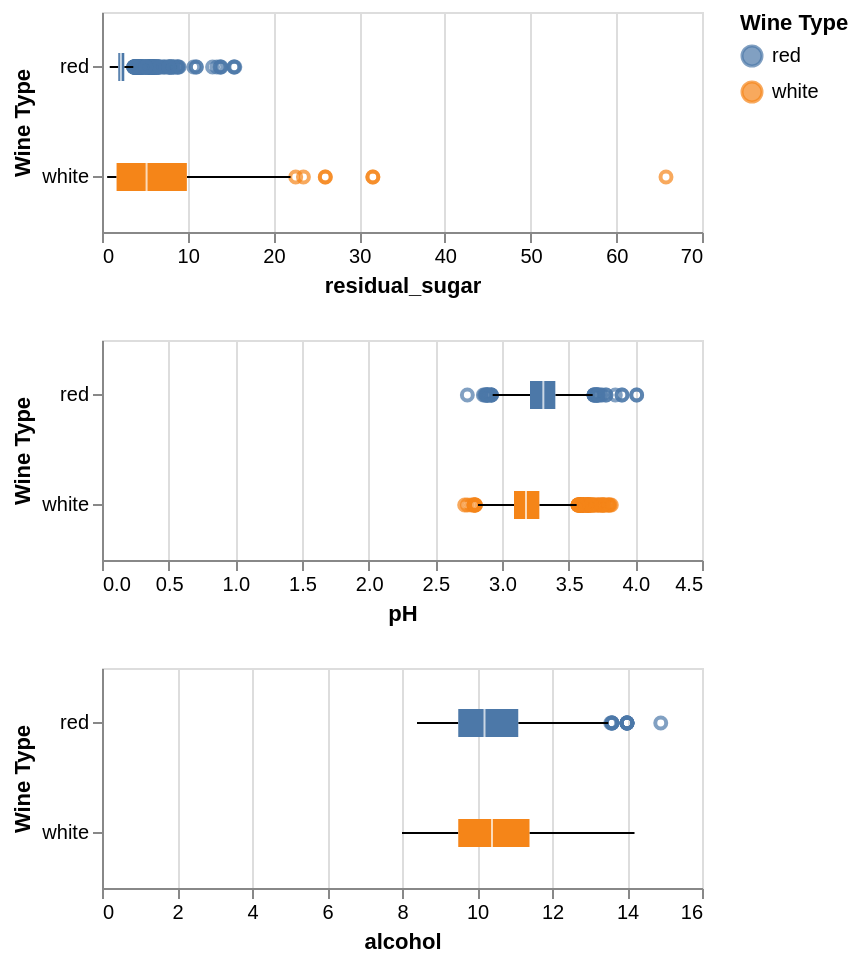

Write notebook code for a chart like this one.
### Code cell
boxplot_col = ["residual_sugar", "pH", "alcohol"]

boxplots = alt.Chart(df_eda).mark_boxplot().encode(
    alt.X(alt.repeat("row"), type="quantitative"),
    alt.Y("wine_type:N", title="Wine Type"),
    alt.Color("wine_type:N", title="Wine Type")
).properties(
    width=300,
    height=110
).repeat(
    row=boxplot_col
)
boxplots

### Figure 1 — Vega specification as saved in the notebook (floating-point values rounded to 4 significant figures; data arrays with more than 128 entries replaced by an {"elided": "..."} marker saying what was removed)
{"$schema": "https://vega.github.io/schema/vega/v5.json", "data": [{"name": "source_0"}, {"name": "data_0"}, {"name": "data_1", "values": {"elided": "162 records"}}, {"name": "data_2"}, {"name": "data_3", "values": [{"lower_box_residual_sugar": 1.9, "lower_whisker_residual_sugar": 0.9, "upper_whisker_residual_sugar": 3.65, "wine_type": "red"}, {"lower_box_residual_sugar": 1.7, "lower_whisker_residual_sugar": 0.6, "upper_whisker_residual_sugar": 22.0, "wine_type": "white"}]}, {"name": "data_4", "values": [{"lower_whisker_residual_sugar": 0.9, "upper_box_residual_sugar": 2.6, "upper_whisker_residual_sugar": 3.65, "wine_type": "red"}, {"lower_whisker_residual_sugar": 0.6, "upper_box_residual_sugar": 9.9, "upper_whisker_residual_sugar": 22.0, "wine_type": "white"}]}, {"name": "data_5"}, {"name": "data_6", "values": [{"pH": 3.9, "wine_type": "red"}, {"pH": 3.75, "wine_type": "red"}, {"pH": 3.85, "wine_type": "red"}, {"pH": 2.74, "wine_type": "red"}, {"pH": 3.69, "wine_type": "red"}, {"pH": 3.69, "wine_type": "red"}, {"pH": 2.88, "wine_type": "red"}, {"pH": 2.86, "wine_type": "red"}, {"pH": 3.74, "wine_type": "red"}, {"pH": 2.92, "wine_type": "red"}, {"pH": 2.92, "wine_type": "red"}, {"pH": 2.92, "wine_type": "red"}, {"pH": 3.72, "wine_type": "red"}, {"pH": 2.87, "wine_type": "red"}, {"pH": 2.89, "wine_type": "red"}, {"pH": 2.89, "wine_type": "red"}, {"pH": 2.92, "wine_type": "red"}, {"pH": 3.9, "wine_type": "red"}, {"pH": 3.71, "wine_type": "red"}, {"pH": 3.69, "wine_type": "red"}, {"pH": 3.69, "wine_type": "red"}, {"pH": 3.71, "wine_type": "red"}, {"pH": 3.71, "wine_type": "red"}, {"pH": 2.89, "wine_type": "red"}, {"pH": 2.89, "wine_type": "red"}, {"pH": 3.78, "wine_type": "red"}, {"pH": 3.7, "wine_type": "red"}, {"pH": 3.78, "wine_type": "red"}, {"pH": 4.01, "wine_type": "red"}, {"pH": 2.9, "wine_type": "red"}, {"pH": 4.01, "wine_type": "red"}, {"pH": 3.71, "wine_type": "red"}, {"pH": 2.88, "wine_type": "red"}, {"pH": 3.72, "wine_type": "red"}, {"pH": 3.72, "wine_type": "red"}, {"pH": 3.69, "wine_type": "white"}, {"pH": 3.63, "wine_type": "white"}, {"pH": 3.72, "wine_type": "white"}, {"pH": 3.61, "wine_type": "white"}, {"pH": 3.64, "wine_type": "white"}, {"pH": 3.64, "wine_type": "white"}, {"pH": 3.72, "wine_type": "white"}, {"pH": 3.72, "wine_type": "white"}, {"pH": 3.58, "wine_type": "white"}, {"pH": 3.58, "wine_type": "white"}, {"pH": 3.66, "wine_type": "white"}, {"pH": 3.59, "wine_type": "white"}, {"pH": 2.74, "wine_type": "white"}, {"pH": 3.82, "wine_type": "white"}, {"pH": 3.81, "wine_type": "white"}, {"pH": 3.65, "wine_type": "white"}, {"pH": 3.65, "wine_type": "white"}, {"pH": 3.59, "wine_type": "white"}, {"pH": 3.77, "wine_type": "white"}, {"pH": 3.62, "wine_type": "white"}, {"pH": 3.63, "wine_type": "white"}, {"pH": 3.58, "wine_type": "white"}, {"pH": 3.58, "wine_type": "white"}, {"pH": 3.65, "wine_type": "white"}, {"pH": 3.74, "wine_type": "white"}, {"pH": 2.8, "wine_type": "white"}, {"pH": 3.6, "wine_type": "white"}, {"pH": 3.6, "wine_type": "white"}, {"pH": 2.72, "wine_type": "white"}, {"pH": 3.6, "wine_type": "white"}, {"pH": 2.79, "wine_type": "white"}, {"pH": 2.79, "wine_type": "white"}, {"pH": 3.57, "wine_type": "white"}, {"pH": 3.8, "wine_type": "white"}, {"pH": 3.6, "wine_type": "white"}, {"pH": 3.6, "wine_type": "white"}, {"pH": 3.68, "wine_type": "white"}, {"pH": 3.63, "wine_type": "white"}, {"pH": 3.63, "wine_type": "white"}, {"pH": 2.77, "wine_type": "white"}, {"pH": 3.63, "wine_type": "white"}, {"pH": 3.6, "wine_type": "white"}, {"pH": 3.6, "wine_type": "white"}, {"pH": 3.61, "wine_type": "white"}, {"pH": 3.61, "wine_type": "white"}, {"pH": 3.59, "wine_type": "white"}, {"pH": 3.79, "wine_type": "white"}, {"pH": 3.59, "wine_type": "white"}, {"pH": 3.68, "wine_type": "white"}, {"pH": 3.59, "wine_type": "white"}, {"pH": 3.66, "wine_type": "white"}, {"pH": 3.7, "wine_type": "white"}, {"pH": 3.74, "wine_type": "white"}, {"pH": 3.8, "wine_type": "white"}, {"pH": 3.57, "wine_type": "white"}, {"pH": 3.57, "wine_type": "white"}, {"pH": 3.57, "wine_type": "white"}, {"pH": 3.65, "wine_type": "white"}, {"pH": 3.58, "wine_type": "white"}, {"pH": 2.8, "wine_type": "white"}, {"pH": 3.77, "wine_type": "white"}, {"pH": 3.76, "wine_type": "white"}, {"pH": 3.69, "wine_type": "white"}, {"pH": 3.66, "wine_type": "white"}, {"pH": 3.59, "wine_type": "white"}, {"pH": 2.79, "wine_type": "white"}, {"pH": 3.75, "wine_type": "white"}, {"pH": 3.63, "wine_type": "white"}, {"pH": 3.75, "wine_type": "white"}, {"pH": 3.76, "wine_type": "white"}, {"pH": 3.66, "wine_type": "white"}, {"pH": 3.66, "wine_type": "white"}, {"pH": 2.8, "wine_type": "white"}, {"pH": 3.67, "wine_type": "white"}, {"pH": 3.57, "wine_type": "white"}]}, {"name": "data_7"}, {"name": "data_8", "values": [{"lower_box_pH": 3.21, "lower_whisker_pH": 2.93, "upper_whisker_pH": 3.68, "wine_type": "red"}, {"lower_box_pH": 3.09, "lower_whisker_pH": 2.82, "upper_whisker_pH": 3.56, "wine_type": "white"}]}, {"name": "data_9", "values": [{"lower_whisker_pH": 2.93, "upper_box_pH": 3.4, "upper_whisker_pH": 3.68, "wine_type": "red"}, {"lower_whisker_pH": 2.82, "upper_box_pH": 3.28, "upper_whisker_pH": 3.56, "wine_type": "white"}]}, {"name": "data_10"}, {"name": "data_11", "values": [{"alcohol": 14.0, "wine_type": "red"}, {"alcohol": 14.0, "wine_type": "red"}, {"alcohol": 14.0, "wine_type": "red"}, {"alcohol": 14.0, "wine_type": "red"}, {"alcohol": 14.9, "wine_type": "red"}, {"alcohol": 14.0, "wine_type": "red"}, {"alcohol": 13.6, "wine_type": "red"}, {"alcohol": 13.6, "wine_type": "red"}, {"alcohol": 13.6, "wine_type": "red"}, {"alcohol": 14.0, "wine_type": "red"}, {"alcohol": 14.0, "wine_type": "red"}, {"alcohol": 13.57, "wine_type": "red"}, {"alcohol": 13.6, "wine_type": "red"}]}, {"name": "data_12"}, {"name": "data_13", "values": [{"lower_box_alcohol": 9.5, "lower_whisker_alcohol": 8.4, "upper_whisker_alcohol": 13.5, "wine_type": "red"}, {"lower_box_alcohol": 9.5, "lower_whisker_alcohol": 8.0, "upper_whisker_alcohol": 14.2, "wine_type": "white"}]}, {"name": "data_14", "values": [{"lower_whisker_alcohol": 8.4, "upper_box_alcohol": 11.1, "upper_whisker_alcohol": 13.5, "wine_type": "red"}, {"lower_whisker_alcohol": 8.0, "upper_box_alcohol": 11.4, "upper_whisker_alcohol": 14.2, "wine_type": "white"}]}, {"name": "data_15"}, {"name": "data_16", "values": [{"lower_box_alcohol": 9.5, "max_alcohol": 14.9, "mid_box_alcohol": 10.2, "min_alcohol": 8.4, "upper_box_alcohol": 11.1, "wine_type": "red"}, {"lower_box_alcohol": 9.5, "max_alcohol": 14.2, "mid_box_alcohol": 10.4, "min_alcohol": 8.0, "upper_box_alcohol": 11.4, "wine_type": "white"}]}, {"name": "data_17", "values": [{"lower_box_alcohol": 9.5, "max_alcohol": 14.9, "mid_box_alcohol": 10.2, "min_alcohol": 8.4, "upper_box_alcohol": 11.1, "wine_type": "red"}, {"lower_box_alcohol": 9.5, "max_alcohol": 14.2, "mid_box_alcohol": 10.4, "min_alcohol": 8.0, "upper_box_alcohol": 11.4, "wine_type": "white"}]}, {"name": "data_18", "values": [{"lower_box_residual_sugar": 1.9, "max_residual_sugar": 15.5, "mid_box_residual_sugar": 2.2, "min_residual_sugar": 0.9, "upper_box_residual_sugar": 2.6, "wine_type": "red"}, {"lower_box_residual_sugar": 1.7, "max_residual_sugar": 65.8, "mid_box_residual_sugar": 5.2, "min_residual_sugar": 0.6, "upper_box_residual_sugar": 9.9, "wine_type": "white"}]}, {"name": "data_19", "values": [{"lower_box_residual_sugar": 1.9, "max_residual_sugar": 15.5, "mid_box_residual_sugar": 2.2, "min_residual_sugar": 0.9, "upper_box_residual_sugar": 2.6, "wine_type": "red"}, {"lower_box_residual_sugar": 1.7, "max_residual_sugar": 65.8, "mid_box_residual_sugar": 5.2, "min_residual_sugar": 0.6, "upper_box_residual_sugar": 9.9, "wine_type": "white"}]}, {"name": "data_20", "values": [{"lower_box_pH": 3.21, "max_pH": 4.01, "mid_box_pH": 3.31, "min_pH": 2.74, "upper_box_pH": 3.4, "wine_type": "red"}, {"lower_box_pH": 3.09, "max_pH": 3.82, "mid_box_pH": 3.18, "min_pH": 2.72, "upper_box_pH": 3.28, "wine_type": "white"}]}, {"name": "data_21", "values": [{"lower_box_pH": 3.21, "max_pH": 4.01, "mid_box_pH": 3.31, "min_pH": 2.74, "upper_box_pH": 3.4, "wine_type": "red"}, {"lower_box_pH": 3.09, "max_pH": 3.82, "mid_box_pH": 3.18, "min_pH": 2.72, "upper_box_pH": 3.28, "wine_type": "white"}]}, {"name": "data_1_color_domain_wine_type_0", "values": [{"wine_type": "red"}, {"wine_type": "white"}]}, {"name": "data_18_color_domain_wine_type_1", "values": [{"wine_type": "red"}, {"wine_type": "white"}]}, {"name": "data_19_color_domain_wine_type_2", "values": [{"wine_type": "red"}, {"wine_type": "white"}]}, {"name": "data_6_color_domain_wine_type_3", "values": [{"wine_type": "red"}, {"wine_type": "white"}]}, {"name": "data_20_color_domain_wine_type_4", "values": [{"wine_type": "red"}, {"wine_type": "white"}]}, {"name": "data_21_color_domain_wine_type_5", "values": [{"wine_type": "red"}, {"wine_type": "white"}]}, {"name": "data_11_color_domain_wine_type_6", "values": [{"wine_type": "red"}]}, {"name": "data_16_color_domain_wine_type_7", "values": [{"wine_type": "red"}, {"wine_type": "white"}]}, {"name": "data_17_color_domain_wine_type_8", "values": [{"wine_type": "red"}, {"wine_type": "white"}]}, {"name": "data_1_child__row_residual_sugar_y_domain_wine_type_0", "values": [{"wine_type": "red"}, {"wine_type": "white"}]}, {"name": "data_3_child__row_residual_sugar_y_domain_wine_type_1", "values": [{"wine_type": "red"}, {"wine_type": "white"}]}, {"name": "data_4_child__row_residual_sugar_y_domain_wine_type_2", "values": [{"wine_type": "red"}, {"wine_type": "white"}]}, {"name": "data_18_child__row_residual_sugar_y_domain_wine_type_3", "values": [{"wine_type": "red"}, {"wine_type": "white"}]}, {"name": "data_19_child__row_residual_sugar_y_domain_wine_type_4", "values": [{"wine_type": "red"}, {"wine_type": "white"}]}, {"name": "data_6_child__row_pH_y_domain_wine_type_0", "values": [{"wine_type": "red"}, {"wine_type": "white"}]}, {"name": "data_8_child__row_pH_y_domain_wine_type_1", "values": [{"wine_type": "red"}, {"wine_type": "white"}]}, {"name": "data_9_child__row_pH_y_domain_wine_type_2", "values": [{"wine_type": "red"}, {"wine_type": "white"}]}, {"name": "data_20_child__row_pH_y_domain_wine_type_3", "values": [{"wine_type": "red"}, {"wine_type": "white"}]}, {"name": "data_21_child__row_pH_y_domain_wine_type_4", "values": [{"wine_type": "red"}, {"wine_type": "white"}]}, {"name": "data_11_child__row_alcohol_y_domain_wine_type_0", "values": [{"wine_type": "red"}]}, {"name": "data_13_child__row_alcohol_y_domain_wine_type_1", "values": [{"wine_type": "red"}, {"wine_type": "white"}]}, {"name": "data_14_child__row_alcohol_y_domain_wine_type_2", "values": [{"wine_type": "red"}, {"wine_type": "white"}]}, {"name": "data_16_child__row_alcohol_y_domain_wine_type_3", "values": [{"wine_type": "red"}, {"wine_type": "white"}]}, {"name": "data_17_child__row_alcohol_y_domain_wine_type_4", "values": [{"wine_type": "red"}, {"wine_type": "white"}]}], "signals": [{"name": "childHeight", "value": 110}], "marks": [{"type": "group", "name": "child__row_residual_sugar_group", "encode": {"update": {"height": {"signal": "childHeight"}, "width": {"signal": "width"}}}, "marks": [{"type": "symbol", "name": "child__row_residual_sugar_layer_0_layer_0_marks", "from": {"data": "data_1"}, "encode": {"update": {"stroke": {"field": "wine_type", "scale": "color"}, "opacity": {"value": 0.7}, "fill": {"value": "transparent"}, "y": {"field": "wine_type", "scale": "child__row_residual_sugar_y", "band": 0.5}, "x": {"field": "residual_sugar", "scale": "child__row_residual_sugar_x"}}}, "style": ["point", "boxplot-outliers"]}, {"type": "rule", "name": "child__row_residual_sugar_layer_0_layer_1_layer_0_marks", "from": {"data": "data_3"}, "encode": {"update": {"y": {"field": "wine_type", "scale": "child__row_residual_sugar_y", "band": 0.5}, "tooltip": {"signal": "{\"Upper Whisker of residual_sugar\": format(datum[\"upper_whisker_residual_sugar\"], \"\"), \"Lower Whisker of residual_sugar\": format(datum[\"lower_whisker_residual_sugar\"], \"\"), \"Wine Type\": isValid(datum[\"wine_type\"]) ? datum[\"wine_type\"] : \"\"+datum[\"wine_type\"]}"}, "x": {"field": "lower_whisker_residual_sugar", "scale": "child__row_residual_sugar_x"}, "stroke": {"value": "black"}, "x2": {"field": "lower_box_residual_sugar", "scale": "child__row_residual_sugar_x"}}}, "style": ["rule", "boxplot-rule"], "aria": false}, {"type": "rule", "name": "child__row_residual_sugar_layer_0_layer_1_layer_1_marks", "from": {"data": "data_4"}, "encode": {"update": {"y": {"field": "wine_type", "scale": "child__row_residual_sugar_y", "band": 0.5}, "stroke": {"value": "black"}, "x2": {"field": "upper_whisker_residual_sugar", "scale": "child__row_residual_sugar_x"}, "x": {"field": "upper_box_residual_sugar", "scale": "child__row_residual_sugar_x"}, "tooltip": {"signal": "{\"Upper Whisker of residual_sugar\": format(datum[\"upper_whisker_residual_sugar\"], \"\"), \"Lower Whisker of residual_sugar\": format(datum[\"lower_whisker_residual_sugar\"], \"\"), \"Wine Type\": isValid(datum[\"wine_type\"]) ? datum[\"wine_type\"] : \"\"+datum[\"wine_type\"]}"}}}, "style": ["rule", "boxplot-rule"], "aria": false}, {"type": "rect", "name": "child__row_residual_sugar_layer_1_layer_0_marks", "from": {"data": "data_18"}, "encode": {"update": {"x2": {"field": "upper_box_residual_sugar", "scale": "child__row_residual_sugar_x"}, "fill": {"field": "wine_type", "scale": "color"}, "x": {"field": "lower_box_residual_sugar", "scale": "child__row_residual_sugar_x"}, "height": {"value": 14}, "yc": {"field": "wine_type", "scale": "child__row_residual_sugar_y", "band": 0.5}, "tooltip": {"signal": "{\"Max of residual_sugar\": format(datum[\"max_residual_sugar\"], \"\"), \"Q3 of residual_sugar\": format(datum[\"upper_box_residual_sugar\"], \"\"), \"Median of residual_sugar\": format(datum[\"mid_box_residual_sugar\"], \"\"), \"Q1 of residual_sugar\": format(datum[\"lower_box_residual_sugar\"], \"\"), \"Min of residual_sugar\": format(datum[\"min_residual_sugar\"], \"\"), \"Wine Type\": isValid(datum[\"wine_type\"]) ? datum[\"wine_type\"] : \"\"+datum[\"wine_type\"]}"}}}, "style": ["bar", "boxplot-box"]}, {"type": "rect", "name": "child__row_residual_sugar_layer_1_layer_1_marks", "from": {"data": "data_19"}, "encode": {"update": {"height": {"value": 14}, "yc": {"field": "wine_type", "scale": "child__row_residual_sugar_y", "band": 0.5}, "width": {"value": 1}, "fill": [{"field": "wine_type", "scale": "color", "test": "datum['lower_box_residual_sugar'] >= datum['upper_box_residual_sugar']"}, {"value": "white"}], "xc": {"field": "mid_box_residual_sugar", "scale": "child__row_residual_sugar_x"}, "opacity": {"value": 0.7}, "tooltip": {"signal": "{\"Max of residual_sugar\": format(datum[\"max_residual_sugar\"], \"\"), \"Q3 of residual_sugar\": format(datum[\"upper_box_residual_sugar\"], \"\"), \"Median of residual_sugar\": format(datum[\"mid_box_residual_sugar\"], \"\"), \"Q1 of residual_sugar\": format(datum[\"lower_box_residual_sugar\"], \"\"), \"Min of residual_sugar\": format(datum[\"min_residual_sugar\"], \"\"), \"Wine Type\": isValid(datum[\"wine_type\"]) ? datum[\"wine_type\"] : \"\"+datum[\"wine_type\"]}"}}}, "aria": false, "style": ["tick", "boxplot-median"]}], "axes": [{"scale": "child__row_residual_sugar_x", "aria": false, "maxExtent": 0, "gridScale": "child__row_residual_sugar_y", "grid": true, "ticks": false, "labels": false, "minExtent": 0, "zindex": 0, "orient": "bottom", "domain": false, "tickCount": {"signal": "ceil(width/40)"}}, {"scale": "child__row_residual_sugar_x", "grid": false, "tickCount": {"signal": "ceil(width/40)"}, "zindex": 0, "labelFlush": true, "title": "residual_sugar", "labelOverlap": true, "orient": "bottom"}, {"scale": "child__row_residual_sugar_y", "orient": "left", "grid": false, "zindex": 0, "title": "Wine Type"}], "style": "cell"}, {"type": "group", "name": "child__row_pH_group", "encode": {"update": {"width": {"signal": "width"}, "height": {"signal": "childHeight"}}}, "marks": [{"type": "symbol", "name": "child__row_pH_layer_0_layer_0_marks", "from": {"data": "data_6"}, "encode": {"update": {"stroke": {"field": "wine_type", "scale": "color"}, "x": {"field": "pH", "scale": "child__row_pH_x"}, "y": {"field": "wine_type", "scale": "child__row_pH_y", "band": 0.5}, "opacity": {"value": 0.7}, "fill": {"value": "transparent"}}}, "style": ["point", "boxplot-outliers"]}, {"type": "rule", "name": "child__row_pH_layer_0_layer_1_layer_0_marks", "from": {"data": "data_8"}, "encode": {"update": {"x2": {"field": "lower_box_pH", "scale": "child__row_pH_x"}, "tooltip": {"signal": "{\"Upper Whisker of pH\": format(datum[\"upper_whisker_pH\"], \"\"), \"Lower Whisker of pH\": format(datum[\"lower_whisker_pH\"], \"\"), \"Wine Type\": isValid(datum[\"wine_type\"]) ? datum[\"wine_type\"] : \"\"+datum[\"wine_type\"]}"}, "stroke": {"value": "black"}, "y": {"field": "wine_type", "scale": "child__row_pH_y", "band": 0.5}, "x": {"field": "lower_whisker_pH", "scale": "child__row_pH_x"}}}, "style": ["rule", "boxplot-rule"], "aria": false}, {"type": "rule", "name": "child__row_pH_layer_0_layer_1_layer_1_marks", "from": {"data": "data_9"}, "encode": {"update": {"x": {"field": "upper_box_pH", "scale": "child__row_pH_x"}, "stroke": {"value": "black"}, "tooltip": {"signal": "{\"Upper Whisker of pH\": format(datum[\"upper_whisker_pH\"], \"\"), \"Lower Whisker of pH\": format(datum[\"lower_whisker_pH\"], \"\"), \"Wine Type\": isValid(datum[\"wine_type\"]) ? datum[\"wine_type\"] : \"\"+datum[\"wine_type\"]}"}, "y": {"field": "wine_type", "scale": "child__row_pH_y", "band": 0.5}, "x2": {"field": "upper_whisker_pH", "scale": "child__row_pH_x"}}}, "aria": false, "style": ["rule", "boxplot-rule"]}, {"type": "rect", "name": "child__row_pH_layer_1_layer_0_marks", "from": {"data": "data_20"}, "encode": {"update": {"height": {"value": 14}, "tooltip": {"signal": "{\"Max of pH\": format(datum[\"max_pH\"], \"\"), \"Q3 of pH\": format(datum[\"upper_box_pH\"], \"\"), \"Median of pH\": format(datum[\"mid_box_pH\"], \"\"), \"Q1 of pH\": format(datum[\"lower_box_pH\"], \"\"), \"Min of pH\": format(datum[\"min_pH\"], \"\"), \"Wine Type\": isValid(datum[\"wine_type\"]) ? datum[\"wine_type\"] : \"\"+datum[\"wine_type\"]}"}, "x2": {"field": "upper_box_pH", "scale": "child__row_pH_x"}, "yc": {"field": "wine_type", "scale": "child__row_pH_y", "band": 0.5}, "x": {"field": "lower_box_pH", "scale": "child__row_pH_x"}, "fill": {"field": "wine_type", "scale": "color"}}}, "style": ["bar", "boxplot-box"]}, {"type": "rect", "name": "child__row_pH_layer_1_layer_1_marks", "from": {"data": "data_21"}, "encode": {"update": {"yc": {"field": "wine_type", "scale": "child__row_pH_y", "band": 0.5}, "opacity": {"value": 0.7}, "fill": [{"field": "wine_type", "scale": "color", "test": "datum['lower_box_pH'] >= datum['upper_box_pH']"}, {"value": "white"}], "xc": {"field": "mid_box_pH", "scale": "child__row_pH_x"}, "height": {"value": 14}, "tooltip": {"signal": "{\"Max of pH\": format(datum[\"max_pH\"], \"\"), \"Q3 of pH\": format(datum[\"upper_box_pH\"], \"\"), \"Median of pH\": format(datum[\"mid_box_pH\"], \"\"), \"Q1 of pH\": format(datum[\"lower_box_pH\"], \"\"), \"Min of pH\": format(datum[\"min_pH\"], \"\"), \"Wine Type\": isValid(datum[\"wine_type\"]) ? datum[\"wine_type\"] : \"\"+datum[\"wine_type\"]}"}, "width": {"value": 1}}}, "style": ["tick", "boxplot-median"], "aria": false}], "axes": [{"scale": "child__row_pH_x", "tickCount": {"signal": "ceil(width/40)"}, "orient": "bottom", "maxExtent": 0, "minExtent": 0, "zindex": 0, "grid": true, "labels": false, "aria": false, "gridScale": "child__row_pH_y", "ticks": false, "domain": false}, {"scale": "child__row_pH_x", "labelOverlap": true, "tickCount": {"signal": "ceil(width/40)"}, "labelFlush": true, "zindex": 0, "grid": false, "orient": "bottom", "title": "pH"}, {"scale": "child__row_pH_y", "orient": "left", "title": "Wine Type", "zindex": 0, "grid": false}], "style": "cell"}, {"type": "group", "name": "child__row_alcohol_group", "encode": {"update": {"height": {"signal": "childHeight"}, "width": {"signal": "width"}}}, "marks": [{"type": "symbol", "name": "child__row_alcohol_layer_0_layer_0_marks", "from": {"data": "data_11"}, "encode": {"update": {"stroke": {"field": "wine_type", "scale": "color"}, "fill": {"value": "transparent"}, "opacity": {"value": 0.7}, "x": {"field": "alcohol", "scale": "child__row_alcohol_x"}, "y": {"field": "wine_type", "scale": "child__row_alcohol_y", "band": 0.5}}}, "style": ["point", "boxplot-outliers"]}, {"type": "rule", "name": "child__row_alcohol_layer_0_layer_1_layer_0_marks", "from": {"data": "data_13"}, "encode": {"update": {"x": {"field": "lower_whisker_alcohol", "scale": "child__row_alcohol_x"}, "stroke": {"value": "black"}, "x2": {"field": "lower_box_alcohol", "scale": "child__row_alcohol_x"}, "tooltip": {"signal": "{\"Upper Whisker of alcohol\": format(datum[\"upper_whisker_alcohol\"], \"\"), \"Lower Whisker of alcohol\": format(datum[\"lower_whisker_alcohol\"], \"\"), \"Wine Type\": isValid(datum[\"wine_type\"]) ? datum[\"wine_type\"] : \"\"+datum[\"wine_type\"]}"}, "y": {"field": "wine_type", "scale": "child__row_alcohol_y", "band": 0.5}}}, "style": ["rule", "boxplot-rule"], "aria": false}, {"type": "rule", "name": "child__row_alcohol_layer_0_layer_1_layer_1_marks", "from": {"data": "data_14"}, "encode": {"update": {"y": {"field": "wine_type", "scale": "child__row_alcohol_y", "band": 0.5}, "x2": {"field": "upper_whisker_alcohol", "scale": "child__row_alcohol_x"}, "x": {"field": "upper_box_alcohol", "scale": "child__row_alcohol_x"}, "stroke": {"value": "black"}, "tooltip": {"signal": "{\"Upper Whisker of alcohol\": format(datum[\"upper_whisker_alcohol\"], \"\"), \"Lower Whisker of alcohol\": format(datum[\"lower_whisker_alcohol\"], \"\"), \"Wine Type\": isValid(datum[\"wine_type\"]) ? datum[\"wine_type\"] : \"\"+datum[\"wine_type\"]}"}}}, "style": ["rule", "boxplot-rule"], "aria": false}, {"type": "rect", "name": "child__row_alcohol_layer_1_layer_0_marks", "from": {"data": "data_16"}, "encode": {"update": {"yc": {"field": "wine_type", "scale": "child__row_alcohol_y", "band": 0.5}, "fill": {"field": "wine_type", "scale": "color"}, "x": {"field": "lower_box_alcohol", "scale": "child__row_alcohol_x"}, "height": {"value": 14}, "tooltip": {"signal": "{\"Max of alcohol\": format(datum[\"max_alcohol\"], \"\"), \"Q3 of alcohol\": format(datum[\"upper_box_alcohol\"], \"\"), \"Median of alcohol\": format(datum[\"mid_box_alcohol\"], \"\"), \"Q1 of alcohol\": format(datum[\"lower_box_alcohol\"], \"\"), \"Min of alcohol\": format(datum[\"min_alcohol\"], \"\"), \"Wine Type\": isValid(datum[\"wine_type\"]) ? datum[\"wine_type\"] : \"\"+datum[\"wine_type\"]}"}, "x2": {"field": "upper_box_alcohol", "scale": "child__row_alcohol_x"}}}, "style": ["bar", "boxplot-box"]}, {"type": "rect", "name": "child__row_alcohol_layer_1_layer_1_marks", "from": {"data": "data_17"}, "encode": {"update": {"xc": {"field": "mid_box_alcohol", "scale": "child__row_alcohol_x"}, "opacity": {"value": 0.7}, "fill": [{"field": "wine_type", "scale": "color", "test": "datum['lower_box_alcohol'] >= datum['upper_box_alcohol']"}, {"value": "white"}], "height": {"value": 14}, "width": {"value": 1}, "tooltip": {"signal": "{\"Max of alcohol\": format(datum[\"max_alcohol\"], \"\"), \"Q3 of alcohol\": format(datum[\"upper_box_alcohol\"], \"\"), \"Median of alcohol\": format(datum[\"mid_box_alcohol\"], \"\"), \"Q1 of alcohol\": format(datum[\"lower_box_alcohol\"], \"\"), \"Min of alcohol\": format(datum[\"min_alcohol\"], \"\"), \"Wine Type\": isValid(datum[\"wine_type\"]) ? datum[\"wine_type\"] : \"\"+datum[\"wine_type\"]}"}, "yc": {"field": "wine_type", "scale": "child__row_alcohol_y", "band": 0.5}}}, "aria": false, "style": ["tick", "boxplot-median"]}], "axes": [{"scale": "child__row_alcohol_x", "minExtent": 0, "labels": false, "grid": true, "orient": "bottom", "gridScale": "child__row_alcohol_y", "ticks": false, "zindex": 0, "tickCount": {"signal": "ceil(width/40)"}, "maxExtent": 0, "aria": false, "domain": false}, {"scale": "child__row_alcohol_x", "zindex": 0, "title": "alcohol", "grid": false, "orient": "bottom", "labelFlush": true, "labelOverlap": true, "tickCount": {"signal": "ceil(width/40)"}}, {"scale": "child__row_alcohol_y", "zindex": 0, "orient": "left", "grid": false, "title": "Wine Type"}], "style": "cell"}], "scales": [{"name": "color", "type": "ordinal", "domain": {"fields": [{"data": "data_1_color_domain_wine_type_0", "field": "wine_type"}, {"data": "data_18_color_domain_wine_type_1", "field": "wine_type"}, {"data": "data_19_color_domain_wine_type_2", "field": "wine_type"}, {"data": "data_6_color_domain_wine_type_3", "field": "wine_type"}, {"data": "data_20_color_domain_wine_type_4", "field": "wine_type"}, {"data": "data_21_color_domain_wine_type_5", "field": "wine_type"}, {"data": "data_11_color_domain_wine_type_6", "field": "wine_type"}, {"data": "data_16_color_domain_wine_type_7", "field": "wine_type"}, {"data": "data_17_color_domain_wine_type_8", "field": "wine_type"}], "sort": true}, "range": "category"}, {"name": "child__row_residual_sugar_x", "type": "linear", "domain": {"fields": [{"data": "data_1", "field": "residual_sugar"}, {"data": "data_3", "field": "lower_whisker_residual_sugar"}, {"data": "data_3", "field": "lower_box_residual_sugar"}, {"data": "data_4", "field": "upper_box_residual_sugar"}, {"data": "data_4", "field": "upper_whisker_residual_sugar"}, {"data": "data_18", "field": "lower_box_residual_sugar"}, {"data": "data_18", "field": "upper_box_residual_sugar"}, {"data": "data_19", "field": "mid_box_residual_sugar"}]}, "range": [0, {"signal": "width"}], "zero": true, "nice": true}, {"name": "child__row_residual_sugar_y", "type": "band", "domain": {"fields": [{"data": "data_1_child__row_residual_sugar_y_domain_wine_type_0", "field": "wine_type"}, {"data": "data_3_child__row_residual_sugar_y_domain_wine_type_1", "field": "wine_type"}, {"data": "data_4_child__row_residual_sugar_y_domain_wine_type_2", "field": "wine_type"}, {"data": "data_18_child__row_residual_sugar_y_domain_wine_type_3", "field": "wine_type"}, {"data": "data_19_child__row_residual_sugar_y_domain_wine_type_4", "field": "wine_type"}], "sort": true}, "range": [0, {"signal": "childHeight"}], "paddingOuter": 0, "paddingInner": 0}, {"name": "child__row_pH_x", "type": "linear", "domain": {"fields": [{"data": "data_6", "field": "pH"}, {"data": "data_8", "field": "lower_whisker_pH"}, {"data": "data_8", "field": "lower_box_pH"}, {"data": "data_9", "field": "upper_box_pH"}, {"data": "data_9", "field": "upper_whisker_pH"}, {"data": "data_20", "field": "lower_box_pH"}, {"data": "data_20", "field": "upper_box_pH"}, {"data": "data_21", "field": "mid_box_pH"}]}, "range": [0, {"signal": "width"}], "zero": true, "nice": true}, {"name": "child__row_pH_y", "type": "band", "domain": {"fields": [{"data": "data_6_child__row_pH_y_domain_wine_type_0", "field": "wine_type"}, {"data": "data_8_child__row_pH_y_domain_wine_type_1", "field": "wine_type"}, {"data": "data_9_child__row_pH_y_domain_wine_type_2", "field": "wine_type"}, {"data": "data_20_child__row_pH_y_domain_wine_type_3", "field": "wine_type"}, {"data": "data_21_child__row_pH_y_domain_wine_type_4", "field": "wine_type"}], "sort": true}, "range": [0, {"signal": "childHeight"}], "paddingInner": 0, "paddingOuter": 0}, {"name": "child__row_alcohol_x", "type": "linear", "domain": {"fields": [{"data": "data_11", "field": "alcohol"}, {"data": "data_13", "field": "lower_whisker_alcohol"}, {"data": "data_13", "field": "lower_box_alcohol"}, {"data": "data_14", "field": "upper_box_alcohol"}, {"data": "data_14", "field": "upper_whisker_alcohol"}, {"data": "data_16", "field": "lower_box_alcohol"}, {"data": "data_16", "field": "upper_box_alcohol"}, {"data": "data_17", "field": "mid_box_alcohol"}]}, "range": [0, {"signal": "width"}], "nice": true, "zero": true}, {"name": "child__row_alcohol_y", "type": "band", "domain": {"fields": [{"data": "data_11_child__row_alcohol_y_domain_wine_type_0", "field": "wine_type"}, {"data": "data_13_child__row_alcohol_y_domain_wine_type_1", "field": "wine_type"}, {"data": "data_14_child__row_alcohol_y_domain_wine_type_2", "field": "wine_type"}, {"data": "data_16_child__row_alcohol_y_domain_wine_type_3", "field": "wine_type"}, {"data": "data_17_child__row_alcohol_y_domain_wine_type_4", "field": "wine_type"}], "sort": true}, "range": [0, {"signal": "childHeight"}], "paddingInner": 0, "paddingOuter": 0}], "layout": {"padding": 20, "columns": 1, "bounds": "full", "align": "all"}, "legends": [{"title": "Wine Type", "stroke": "color", "symbolType": "circle", "encode": {"symbols": {"update": {"opacity": {"value": 0.7}}}}, "fill": "color"}], "padding": 5, "background": "white", "width": 300}
